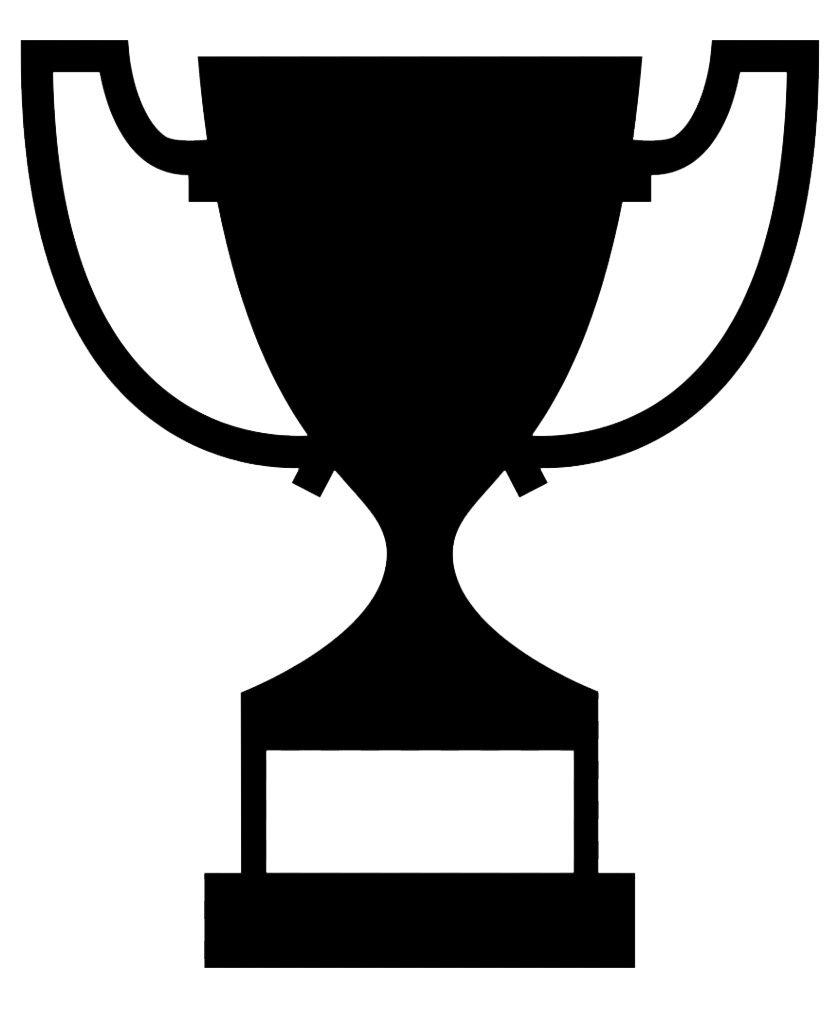
#> input picture trophy.png, 840 x 1015 px
$ python sendimage.py
#> lines starting #> are read from the running program, lines starting #| are printed output that depends on the picture
### student_pub.py
import time
import paho.mqtt.client as mqtt


def on_publish(client, userdata, mid):
    print("message published")

def pubpic(output):
    k = output
    msg = str(k)
    pubMsg = client.publish(
        topic='studentpi/team3', #Please change according to your respective Group
        payload=msg.encode('utf-8'),
        qos=0,
    )

    pubMsg.wait_for_publish()
    print(pubMsg.is_published())


client = mqtt.Client("mqtt_client3") #this name should be unique to every student group
client.on_publish = on_publish
client.connect('192.168.254.100',1883) #IP address of Gateway Pi
# start a new thread
client.loop_start()

### sendimage.py
# Tested on Raspberry Pi 4 Model B
# Huats Club 2022 for the Pixel-Tint Project
from PIL import Image, ImageOps
from student_pub import *

## open image file
myImage = Image.open('trophy.png')
#> myImage is the input picture: PIL image 840x1015 RGBA; mean R, G, B, A 165, 165, 165, 90.1
myImage.show()

## greyscale image file
greyImage = ImageOps.grayscale(myImage)
#greyImage.show()

## Limiting to 8 shades of greyscale colour
greyQuantize = greyImage.quantize(8)
#greyQuantize.show()

## resize to 32 x 32 pixels
smallImage = greyQuantize.resize((32,32), Image.BILINEAR)
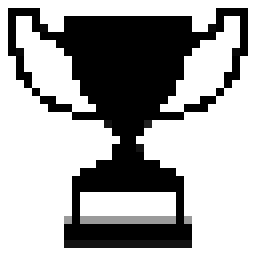
#> smallImage: PIL image 32x32 P (shown 8 times larger); min 0, max 255, mean 164.9
#smallImage.show()

## Blow it back up to original photo size (32 x 32 pixels upscale)
resultImage = smallImage.resize(myImage.size, Image.NEAREST)
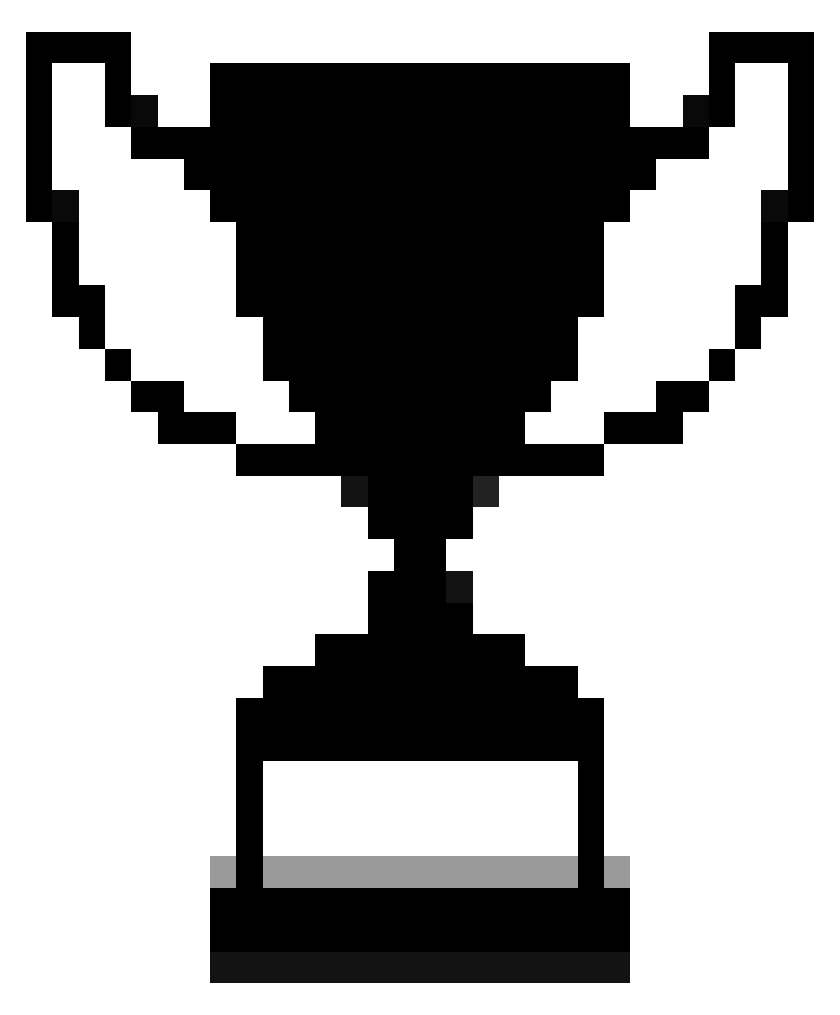
#> resultImage: PIL image 840x1015 P; min 0, max 255, mean 164.8
resultImage.show()

## Write Image to save .png file
#resultImage.save('cartoon.png')

# Retrieving pixel value and formating it into list of list
x = 32; k = 0; outputValue = [0 for i in range(x)]
for i in range(x):
    outputValue[i] = [0 for j in range(x)]
pixValue = list(smallImage.getdata())
#> pixValue = 1024 values, max 7 at index 33, min 0 at index 0, mean 2.43

for i in range(x):
    for j in range(x):
        outputValue[i][j] = pixValue[k]
        k = k + 1;
#> after the loop, k = 1024; outputValue = 32 items

print(outputValue)
#> (printed output is left out)
pubpic(outputValue)
